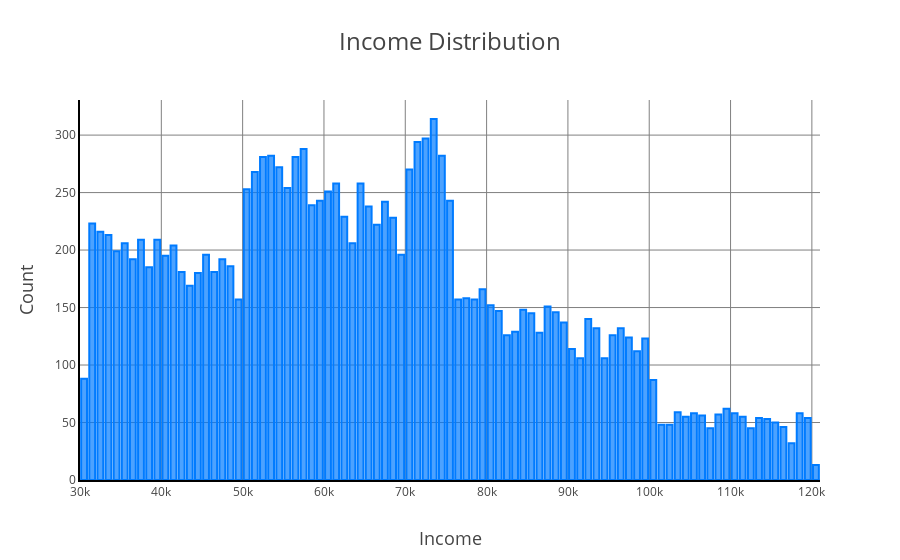

The notebook cell saved with this chart:
### Markdown cell above
### Income Analysis

### Code cell
fig = go.Figure(data=[go.Histogram(
    x=cleaned_profile_df['income'],
    marker=dict(
        color='rgba(0, 123, 255, 0.7)',
        line=dict(
            color='rgba(0, 123, 255, 1)',
            width=2  
        )
    )
)])

fig.update_layout(
    title_text='Income Distribution',
    xaxis_title_text='Income', 
    yaxis_title_text='Count',  
    template=graph_custom_template,
    bargap=0.2,
    bargroupgap=0.1
)

fig.show()

### Figure 1 — Plotly figure (JSON) as saved in the notebook; plotly's stock layout.template omitted (floating-point values rounded to 4 significant figures; data arrays with more than 128 entries replaced by an {"elided": "..."} marker saying what was removed)
{"data": [{"marker": {"color": "rgba(0, 123, 255, 0.7)", "line": {"color": "rgba(0, 123, 255, 1)", "width": 2}}, "type": "histogram", "x": {"elided": "14825 int values"}}], "layout": {"bargap": 0.2, "bargroupgap": 0.1, "title": {"text": "Income Distribution"}, "xaxis": {"title": {"text": "Income"}}, "yaxis": {"title": {"text": "Count"}}}}
